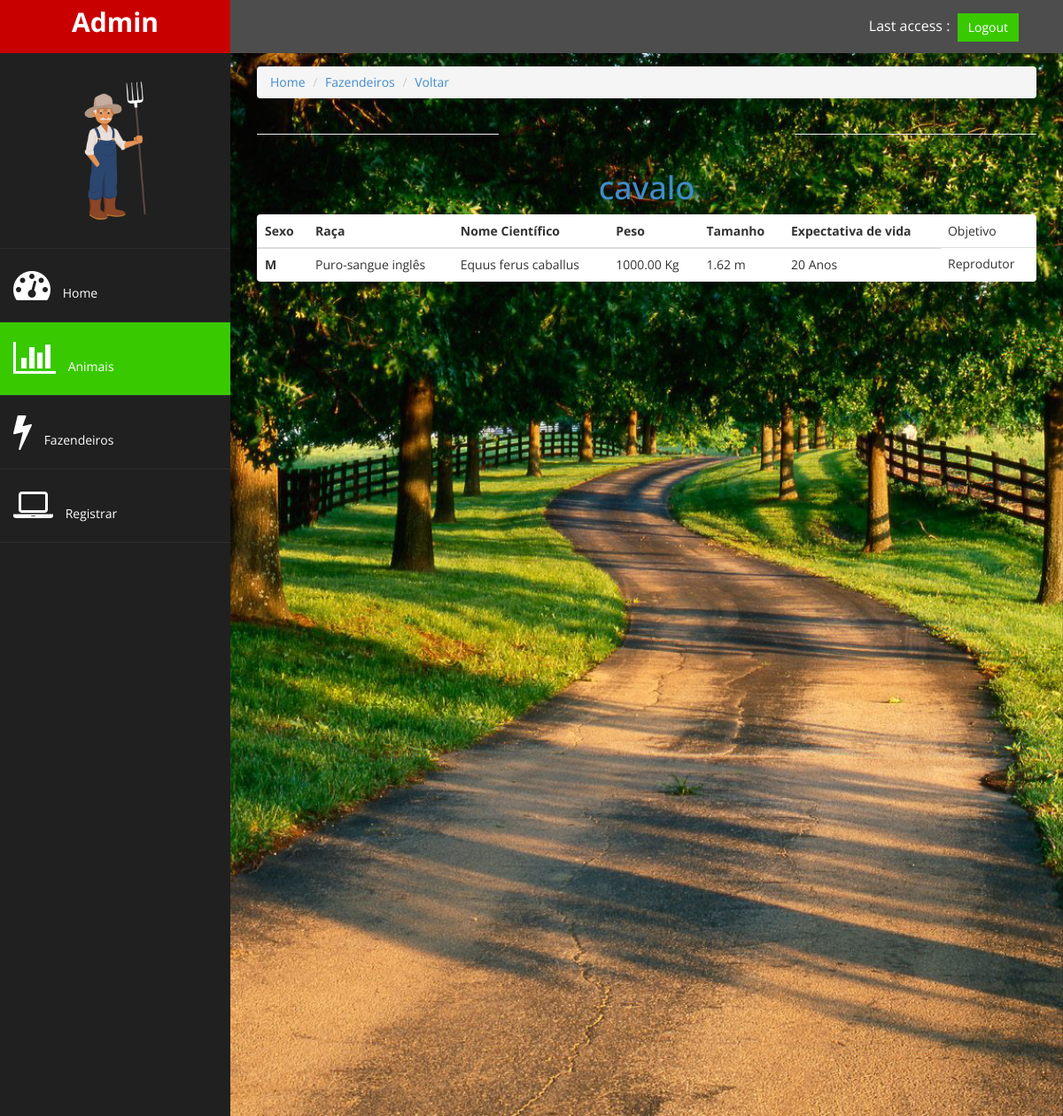
The page /home/animais/1/ on the database its author committed.
### gestao/models.py (models this page shows)
class Animal(models.Model):
      nome = models.CharField(max_length=20)
      sexo = models.CharField(max_length=1, choices=[('M','Macho'),('F','Fêmea')])
      raca = models.CharField(max_length=20, verbose_name='Raça')
      cientifico = models.CharField(max_length=20, verbose_name='Nome Científico')
      peso = models.DecimalField(max_digits=6, decimal_places=2)
      tamanho = models.DecimalField(max_digits=5,decimal_places=2)
      expectativa = models.IntegerField(verbose_name='Expectativa de Vida')
      objetivo = models.CharField(max_length=10, choices=[('Abate','Abate'),('Reprodutor','Reprodutor')])

### gestao/views.py (the view)
# urls.py: path('animais/<int:animal_id>/', views.show_animal)
def show_animal(request, animal_id):
      animal = Animal.objects.get(id=animal_id)
      return render(request, 'animal/show.html', {'animal':animal})

### gestao/templates/animal/show.html
{% extends 'base.html' %}
{% block active-animais %}
active-menu
{% endblock %}
{% block conteudo %}
<div class="row">
      <div class="col-md-12">
            <ol class="breadcrumb">
                  <li><a href="/home/">Home</a></li>
                  <li><a href="/home/fazendeiros">Fazendeiros</a></li>
                  <li><a href="/home/animais">Voltar</a></li>
            </ol>
      </div>
</div>
<div class="row">
      <div class="col-md-4">
            <hr class="featurette-divider">
      </div>
      <div class="col-lg-4">
      </div>
      <div class="col-md-4">
            <hr class="featurette-divider">
      </div>
</div>
<div class="row">
      <div class="col-md-12">
            <h1 id="nome-animal"><a target="_blank" href="https://www.google.com/search?ei=DAFEXKayDcLZ5OUP-72D0AE&q={{animal.nome}}+{{animal.raca}}">{{animal.nome}}</a></h1>
            <table class="table panel">
                  <thead>
                        <tr>
                              <th>Sexo</th>
                              <th>Raça</th>
                              <th>Nome Científico</th>
                              <th>Peso</th>
                              <th>Tamanho</th>
                              <th>Expectativa de vida</th>
                              <td>Objetivo</td>
                        </tr>
                  </thead>
                  <tbody>
                        <tr>
                              <th>{{animal.sexo}}</th>
                              <td>{{animal.raca}}</td>
                              <td>{{animal.cientifico}}</td>
                              <td>{{animal.peso}} Kg</td>
                              <td>{{animal.tamanho}} m</td>
                              <td>{{animal.expectativa}} Anos</td>
                              <td>{{animal.objetivo}}</td>
                        </tr>
                  </tbody>
            </table>
      </div>
</div>
{% endblock %}

### gestao/static/assets/css/custom.css (style rules this page uses)
body { font-family: 'Open Sans', sans-serif; }

### gestao/static/assets/css/style.css (style rules this page uses)
#nome-animal { text-align: center; }

### rows shown on the page
Animal: nome "cavalo", sexo "M", raca "Puro-sangue inglês", cientifico "Equus ferus caballus", peso "1000.00", tamanho "1.62", expectativa "20", objetivo "Reprodutor"
